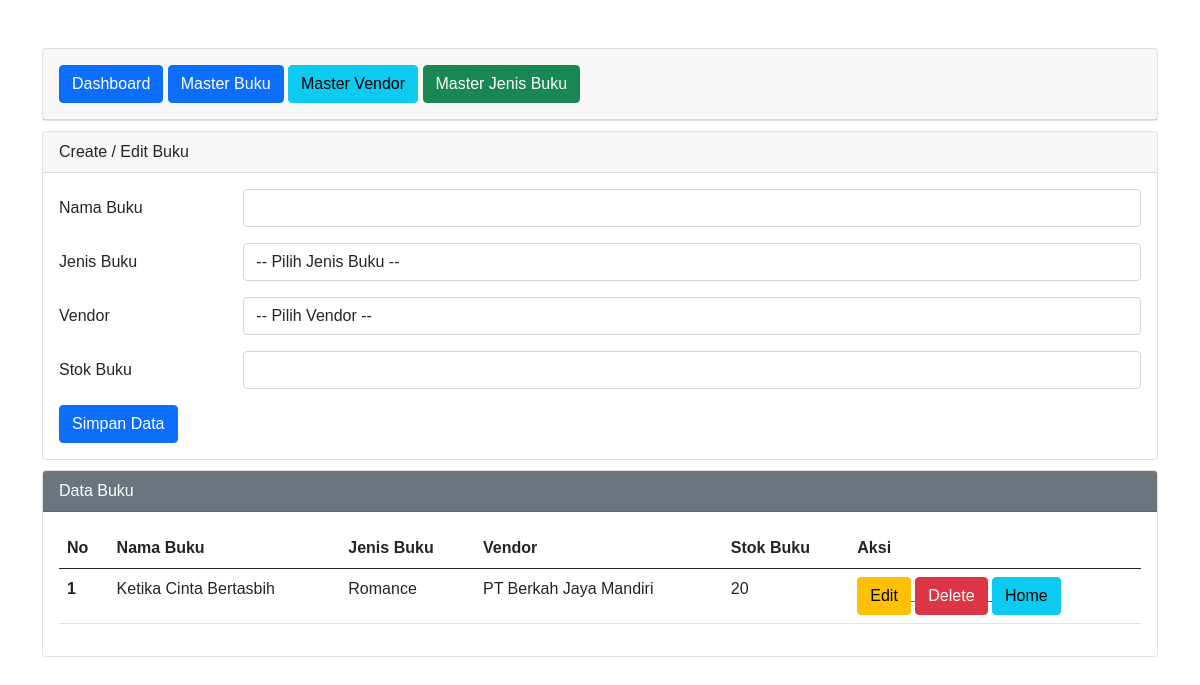
The page / on the database its author committed.
### tables this page shows
CREATE TABLE `buku` (
  `id_buku` int(11) NOT NULL,
  `nama_buku` varchar(100) NOT NULL,
  `id_jenis_buku` varchar(100) NOT NULL,
  `id_vendor` varchar(100) NOT NULL,
  `jml_stok` int(11) NOT NULL
);

### index.php (the view, shortened to what this page needs)
<?php
$host       = "localhost";
$user       = "root";
$pass       = "";
$db         = "perpustakaan_2022";
$koneksi    = mysqli_connect($host, $user, $pass, $db);
$namaBuku = "";
$idVendor = "";
$jenisBuku = "";
$stokBuku = "";
?>
<!DOCTYPE html>
<html lang="en">
<head>
    <link href="https://cdn.jsdelivr.net/npm/bootstrap@5.0.2/dist/css/bootstrap.min.css" rel="stylesheet">
    <link rel="stylesheet" href="style.css" />
</head>
<body class="container">
    <div class="mt-4">
        <div class="card mt-5">
            <div class="card-header">
                <a href="Dashboard.html" class="btn btn-primary mt-2 mb-2">Dashboard</a>
                <a href="index.php" class="btn btn-primary mt-2 mb-2">Master Buku</a>
                <a href="vendor.php" class="btn btn-info mt-2 mb-2">Master Vendor</a>
                <a href="jenisBuku.php" class="btn btn-success mt-2 mb-2">Master Jenis Buku</a>
            </div>
        </div>
        <div class="card ">
            <div class="card-header">
                Create / Edit Buku
            </div>
            <div class="card-body">
                <form action="" method="POST">
                    <div class="mb-3 row">
                        <label for="namaBuku" class="col-sm-2 col-form-label">Nama Buku</label>
                        <div class="col-sm-10">
                            <input type="text" class="form-control" id="namaBuku" name="namaBuku" value="<?php echo $namaBuku ?>">
                        </div>
                    </div>
                    <div class="mb-3 row">
                        <label for="jenisBuku" class="col-sm-2 col-form-label">Jenis Buku</label>
                        <div class="col-sm-10">
                            <select class="form-control" id="jenisBuku" name="jenisBuku" value="<?php echo $jenisBuku ?>">
                                <option value="">-- Pilih Jenis Buku --</option>
                            </select>
                        </div>
                    </div>
                    <div class="mb-3 row">
                        <label for="idVendor" class="col-sm-2 col-form-label">Vendor</label>
                        <div class="col-sm-10">
                            <select class="form-control" id="idVendor" name="idVendor" value="<?php echo $idVendor ?>">
                                <option value="">-- Pilih Vendor --</option>
                            </select>
                        </div>
                    </div>
                    <div class="mb-3 row">
                        <label for="stokBuku" class="col-sm-2 col-form-label">Stok Buku</label>
                        <div class="col-sm-10">
                            <input type="text" class="form-control" id="stokBuku" name="stokBuku" value="<?php echo $stokBuku ?>">
                        </div>
                    </div>
                    <div class="col-12">
                        <input type="submit" name="simpan" value="Simpan Data" class="btn btn-primary" />
                    </div>
                </form>
            </div>
        </div>
        <div class="card">
            <div class="card-header text-white bg-secondary">
                Data Buku
            </div>
            <div class="card-body">
                <table class="table">
                    <thead>
                        <tr>
                            <th scope="col">No</th>
                            <th scope="col">Nama Buku</th>
                            <th scope="col">Jenis Buku</th>
                            <th scope="col">Vendor</th>
                            <th scope="col">Stok Buku</th>
                            <th scope="col">Aksi</th>
                        </tr>
                    <tbody>
                        <?php
                        $sql2 = "SELECT * FROM `buku` ORDER BY id_buku ASC";
                        $q2 = mysqli_query($koneksi, $sql2);
                        $urut = 1;
                        while ($r2 = mysqli_fetch_array($q2)) {
                            $idBuku = $r2['id_buku'];
                            $namaBuku = $r2['nama_buku'];
                            $jenisBuku = $r2['id_jenis_buku'];
                            $idVendor = $r2['id_vendor'];
                            $stokBuku = $r2['jml_stok'];
                        ?>
                            <tr>
                                <th scope="row"><?php echo $urut++ ?> </th>
                                <td scope="row"><?php echo $namaBuku ?></td>
                                <td scope="row"><?php echo $jenisBuku ?></td>
                                <td scope="row"><?php echo $idVendor ?></td>
                                <td scope="row"><?php echo $stokBuku ?></td>
                                <td scope="row">
                                    <a href="index.php?op=edit&id_buku=<?php echo $idBuku ?>">
                                        <button type="button" class="btn btn-warning">Edit</button>
                                    </a>
                                    <a href="index.php?op=delete&id_buku=<?php echo $idBuku ?>" onclick="return confirm('Yakin Hapus Data')">
                                        <button type="button" class="btn btn-danger">Delete</button>
                                    </a>
                                    <a href="dashboard.html" onclick="return confirm('Kembali Ke Menu Utama')">
                                        <button type="button" class="btn btn-info">Home</button>
                                    </a>
                                </td>
                            </tr>
                        <?php
                        }
                        ?>
                    </tbody>
                    </thead>
                </table>
            </div>
        </div>
    </div>
</body>
</html>

### style.css (style rules this page uses)
* { margin: 0; padding: 0; font-family: sans-serif; }
.container { width: 100%; height: 100vh; list-style-position: center; background-image: linear-gradient( rgba(126, 121, 121, 0.75), rgba(0, 0, 0, 0.75) ) url(image/history.jpg); background-position: center; background-size: cover; }
.card { margin-top: 10px; }

### rows shown on the page
buku: nama_buku "Ketika Cinta Bertasbih", id_jenis_buku "Romance", id_vendor "PT Berkah Jaya Mandiri", jml_stok "20"
